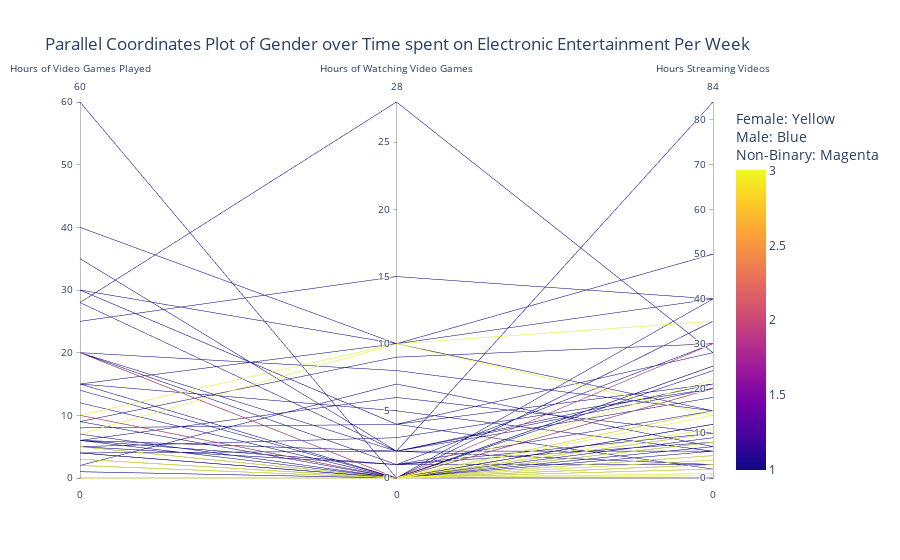

Here is the notebook cell this chart was saved with:
### Markdown cell above
This visualization shows the distribution of both datasets whilst also showing the scatterplot of the data and the trendline. This visualization is meant to show that both datasets are skewed to the right because from the data we collected, most people did not watch or play that many games.

This visualization is being used to show how our data is not entirely evenly distributed so the results may be skewed as well when calculating correlation coefficients.

### Code cell
impdf['Gender']=impdf['Gender'].replace(to_replace='Male', value=1).replace(to_replace='Female', value=3).replace(to_replace='Non-binary/non-conforming', value=2)
fig = px.parallel_coordinates(impdf, color='Gender',
                              dimensions=['HourPlayed', 'HourWatched', 'Streaming'], labels = {
    "HourPlayed": "Hours of Video Games Played",
    "Streaming": "Hours Streaming Videos",
    "HourWatched": "Hours of Watching Video Games",
    "Gender": "Female: Yellow<br>Male: Blue<br>Non-Binary: Magenta"
}, title="Parallel Coordinates Plot of Gender over Time spent on Electronic Entertainment Per Week")
fig.show()

### Figure 1 — Plotly figure (JSON) as saved in the notebook; plotly's stock layout.template omitted (floating-point values rounded to 4 significant figures)
{"data": [{"dimensions": [{"label": "Hours of Video Games Played", "values": [15, 0, 20, 20, 0, 0, 0, 3, 0, 5, 20, 5, 10, 0, 10, 5, 4, 5, 0, 3, 0, 0, 30, 0, 2, 14, 5, 0, 30, 6, 0, 0, 3, 0, 7, 2, 2, 40, 6, 12, 5, 5, 0, 15, 25, 20, 2, 0, 8, 0, 1, 4, 10, 20, 20, 0, 3, 3, 0, 0, 0, 20, 9, 6, 6, 3, 0, 0, 2, 0, 0, 0, 0, 20, 4, 20, 0, 3, 0, 6, 35, 9, 1, 4, 4, 7, 0, 0, 6, 60, 4, 15, 5, 28, 10, 4, 10, 0, 5, 30, 28, 20]}, {"label": "Hours of Watching Video Games", "values": [10, 0, 0, 8, 0, 0, 0, 0, 0, 0, 0, 1, 0, 0, 0, 3, 2, 0, 0, 0, 0, 0, 10, 0, 7, 0, 0, 0, 4, 1, 0, 0, 0, 0, 0, 0, 0, 10, 2, 0, 0, 1, 0, 0, 15, 2, 0, 0, 4, 0, 0, 0, 10, 0, 0, 0, 0, 0, 0, 0, 0, 0, 0, 1, 2, 0, 0, 0, 0, 0, 0, 0, 0, 0, 0, 0, 0, 0, 0, 0, 2, 9, 0, 0, 0, 10, 0, 0, 6, 0, 0, 5, 0, 28, 0, 0, 0, 0, 0, 4, 2, 1]}, {"label": "Hours Streaming Videos", "values": [15, 14, 20, 15, 5, 4, 5, 3, 10, 22, 40, 10, 25, 10, 10, 20, 84, 3, 1, 10, 5, 2, 40, 20, 7, 12, 12, 5, 21, 3, 10, 4, 4, 10, 0, 10, 5, 50, 6, 12, 8, 15, 11, 0, 40, 20, 5, 10, 2, 20, 3, 12, 14, 20, 10, 1, 2, 8, 5, 35, 3, 10, 7, 8, 3, 2, 2, 0.5, 25, 5, 10, 15, 3, 30, 24, 15, 20, 5, 3, 8, 18, 30, 9, 25, 6, 35, 15, 8, 10, 20, 8, 6, 20, 28, 30, 3, 10, 5, 30, 28, 21, 30]}], "domain": {"x": [0, 1], "y": [0, 1]}, "line": {"color": [1, 3, 1, 1, 3, 3, 3, 1, 3, 3, 1, 1, 1, 1, 1, 1, 1, 1, 3, 1, 1, 3, 1, 1, 1, 1, 1, 1, 1, 1, 3, 3, 1, 1, 1, 3, 3, 1, 1, 1, 1, 1, 3, 1, 1, 1, 3, 1, 1, 1, 1, 1, 3, 2, 1, 1, 1, 1, 3, 1, 3, 1, 1, 1, 1, 3, 1, 3, 1, 2, 3, 3, 1, 1, 1, 1, 1, 1, 3, 1, 1, 1, 1, 1, 1, 3, 1, 3, 1, 1, 1, 1, 1, 1, 2, 1, 1, 1, 1, 1, 1, 1], "coloraxis": "coloraxis"}, "name": "", "type": "parcoords"}], "layout": {"coloraxis": {"colorbar": {"title": {"text": "Female: Yellow<br>Male: Blue<br>Non-Binary: Magenta"}}, "colorscale": [[0, "#0d0887"], [0.1111, "#46039f"], [0.2222, "#7201a8"], [0.3333, "#9c179e"], [0.4444, "#bd3786"], [0.5556, "#d8576b"], [0.6667, "#ed7953"], [0.7778, "#fb9f3a"], [0.8889, "#fdca26"], [1, "#f0f921"]]}, "legend": {"tracegroupgap": 0}, "title": {"text": "Parallel Coordinates Plot of Gender over Time spent on Electronic Entertainment Per Week"}}}
